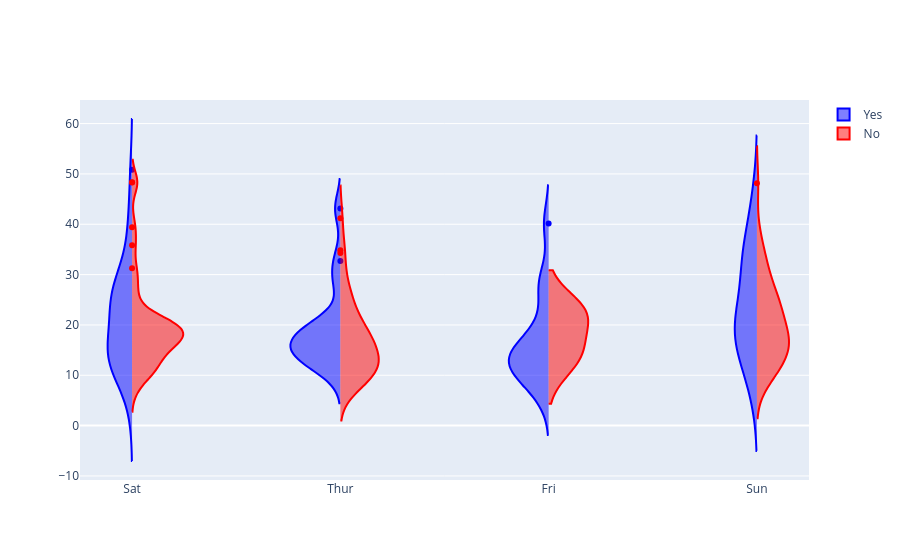

Notebook code for this chart:
### Code cell
# Multiple plots
px.violin(df_tips, y="tip", x="smoker", color="sex", box=True, points="all",
          hover_data=df_tips.columns)

# Morph left and right sides based on if the customer smokes
fig = go.Figure()
fig.add_trace(go.Violin(x=df_tips['day'][ df_tips['smoker'] == 'Yes' ],
                        y=df_tips['total_bill'][ df_tips['smoker'] == 'Yes' ],
                        legendgroup='Yes', scalegroup='Yes', name='Yes',
                        side='negative',
                        line_color='blue'))
fig.add_trace(go.Violin(x=df_tips['day'][ df_tips['smoker'] == 'No' ],
                        y=df_tips['total_bill'][ df_tips['smoker'] == 'No' ],
                        legendgroup='Yes', scalegroup='Yes', name='No',
                        side='positive',
                        line_color='red'))

### Figure 1 — Plotly figure (JSON) as saved in the notebook; plotly's stock layout.template omitted (floating-point values rounded to 4 significant figures; data arrays with more than 128 entries replaced by an {"elided": "..."} marker saying what was removed)
{"data": [{"legendgroup": "Yes", "line": {"color": "blue"}, "name": "Yes", "scalegroup": "Yes", "side": "negative", "type": "violin", "x": ["Sat", "Sat", "Sat", "Sat", "Sat", "Sat", "Sat", "Sat", "Sat", "Sat", "Sat", "Thur", "Thur", "Fri", "Fri", "Fri", "Fri", "Fri", "Fri", "Fri", "Fri", "Fri", "Sat", "Sat", "Sat", "Sat", "Sat", "Sat", "Thur", "Sun", "Sat", "Sat", "Sat", "Sat", "Sun", "Sun", "Sun", "Sun", "Sun", "Sun", "Sun", "Sun", "Sun", "Sun", "Sun", "Sun", "Sun", "Sun", "Sun", "Sun", "Sun", "Sun", "Thur", "Thur", "Thur", "Thur", "Thur", "Thur", "Thur", "Thur", "Thur", "Thur", "Thur", "Thur", "Thur", "Thur", "Sat", "Sat", "Sat", "Sat", "Sat", "Sat", "Sat", "Sat", "Sat", "Sat", "Sat", "Sat", "Sat", "Fri", "Fri", "Fri", "Fri", "Fri", "Fri", "Sat", "Sat", "Sat", "Sat", "Sat", "Sat", "Sat", "Sat"], "y": [38.01, 11.24, 20.29, 13.81, 11.02, 18.29, 3.07, 15.01, 26.86, 25.28, 17.92, 19.44, 32.68, 28.97, 5.75, 16.32, 40.17, 27.28, 12.03, 21.01, 11.35, 15.38, 44.3, 22.42, 15.36, 20.49, 25.21, 14.31, 16.0, 17.51, 10.59, 10.63, 50.81, 15.81, 7.25, 31.85, 16.82, 32.9, 17.89, 14.48, 9.6, 34.63, 34.65, 23.33, 45.35, 23.17, 40.55, 20.9, 30.46, 18.15, 23.1, 15.69, 19.81, 28.44, 15.48, 16.58, 10.34, 43.11, 13.0, 13.51, 18.71, 12.74, 13.0, 16.4, 20.53, 16.47, 26.59, 38.73, 24.27, 12.76, 30.06, 25.89, 13.27, 28.17, 12.9, 28.15, 11.59, 7.74, 30.14, 12.16, 13.42, 8.58, 13.42, 16.27, 10.09, 22.12, 24.01, 15.69, 15.53, 12.6, 32.83, 27.18, 22.67]}, {"legendgroup": "Yes", "line": {"color": "red"}, "name": "No", "scalegroup": "Yes", "side": "positive", "type": "violin", "x": {"elided": "151 str values"}, "y": {"elided": "151 float values"}}], "layout": {}}
